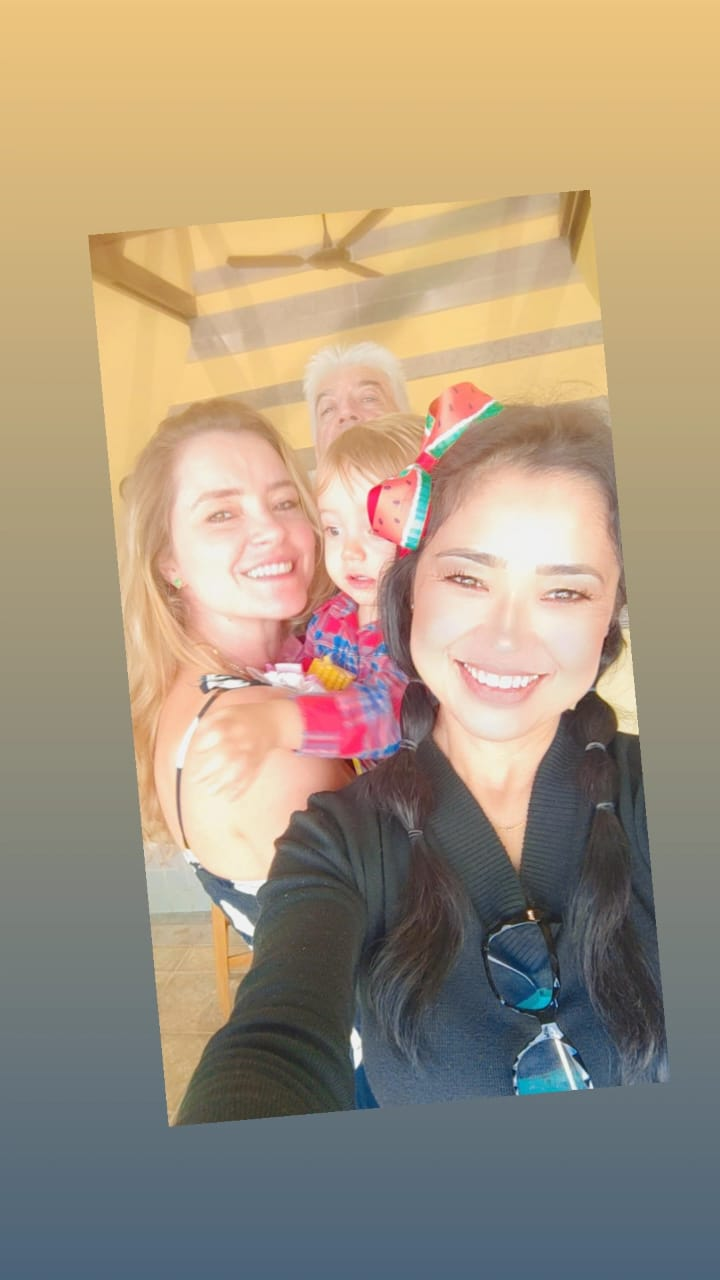
#> input picture WhatsApp Image 2023-07-18 at 19.21.51.jpeg, 720 x 1280 px
$ python 'treinando deteccao_faces.py'
#> lines starting #> are read from the running program, lines starting #| are printed output that depends on the picture; after the words box and inside, x2 and y2 are one past the last pixel; in counts of white or black regions, pixels touching at a corner belong together
import cv2

carrega = cv2.CascadeClassifier('haarcascade_frontalface_default.xml') #carrega a biblioteca haarcascade

imagem = cv2.imread('WhatsApp Image 2023-07-18 at 19.21.51.jpeg') #carrega a imagem
#> imagem is the input picture: shape (1280, 720, 3); mean B, G, R 126.5, 149.8, 166.2

imagemcinza = cv2.cvtColor(imagem, cv2.COLOR_BGR2GRAY) #transforma em tom de cinza
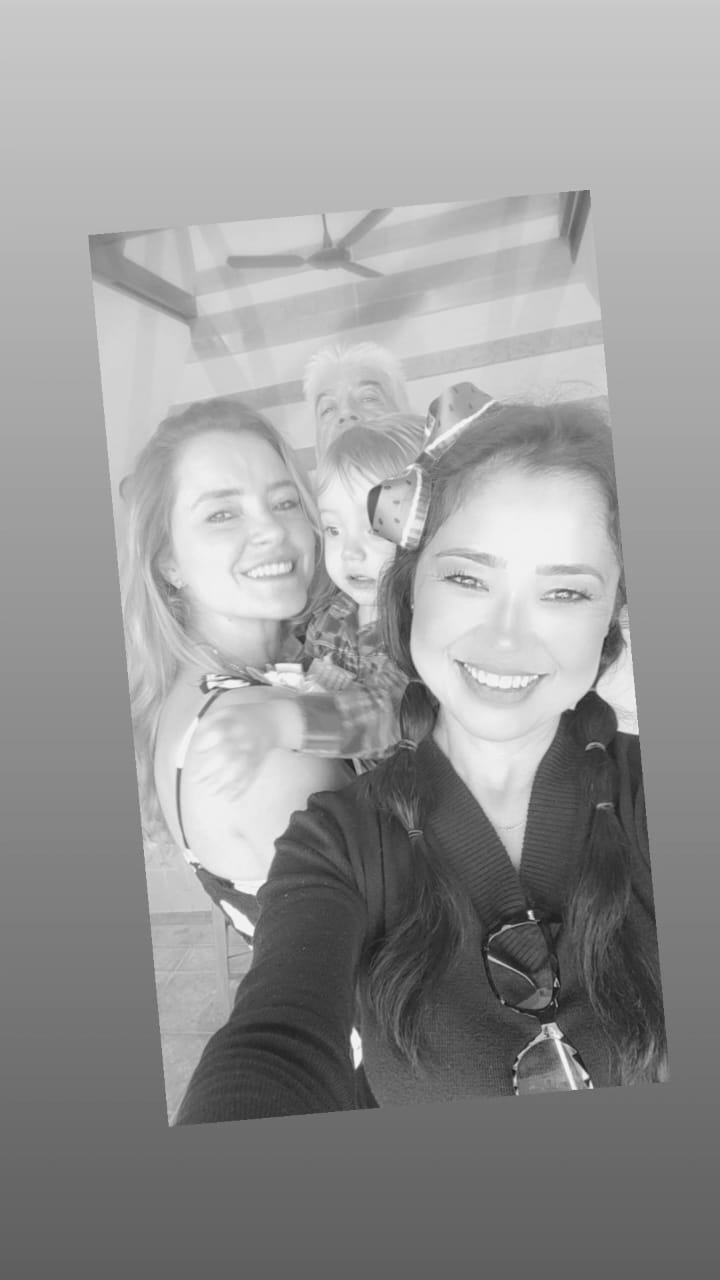
#> imagemcinza: shape (1280, 720); min 22, max 252, mean 152.1

faces = carrega.detectMultiScale(imagemcinza)#carrega em multiescalas a imagem
#> faces = [[157, 1015, 57, 57], [303, 497, 106, 106], [164, 442, 178, 178], [385, 488, 250, 250]]

print(faces) #imprime a imgaem
#| [[ 157 1015   57   57]
#|  [ 303  497  106  106]
#|  [ 164  442  178  178]
#|  [ 385  488  250  250]]

for(x, y, l, a) in faces:
    cv2.rectangle(imagem, (x,y), (x + l, y + a), (0, 255, 0), 2)
#> this loop made 4 passes
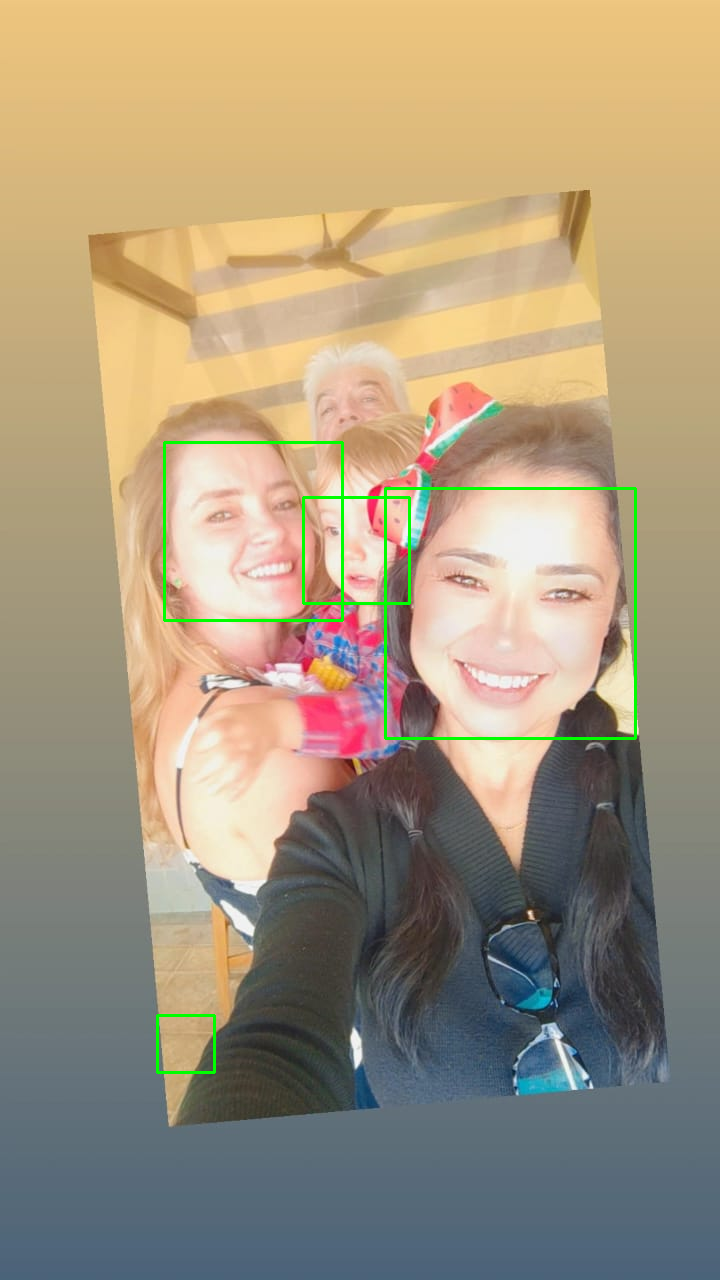
#> imagem: shape (1280, 720, 3); 0.76% of pixels changed, all inside (x1, y1, x2, y2) = (156, 441, 637, 1074)

cv2.imshow('faces', imagem)
cv2.waitKey()

$ run again, with pessoas.jpg copied over WhatsApp Image 2023-07-18 at 19.21.51.jpeg
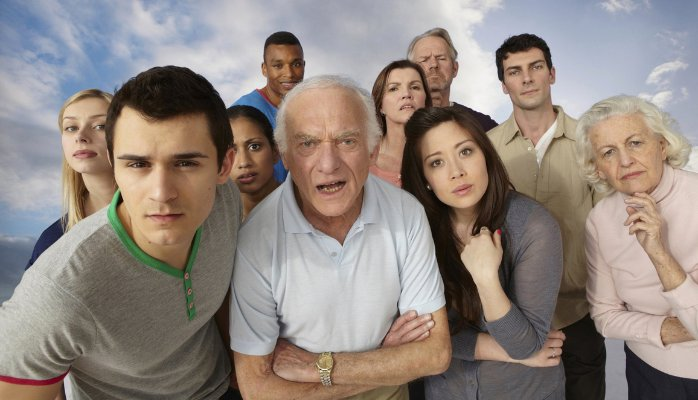
#> input picture pessoas.jpg, 698 x 400 px
#> imagem is the input picture: shape (400, 698, 3); mean B, G, R 128.3, 134.8, 145.9
#> `imagemcinza = cv2.cvtColor(imagem, cv2.COLOR_BGR2GRAY)`:
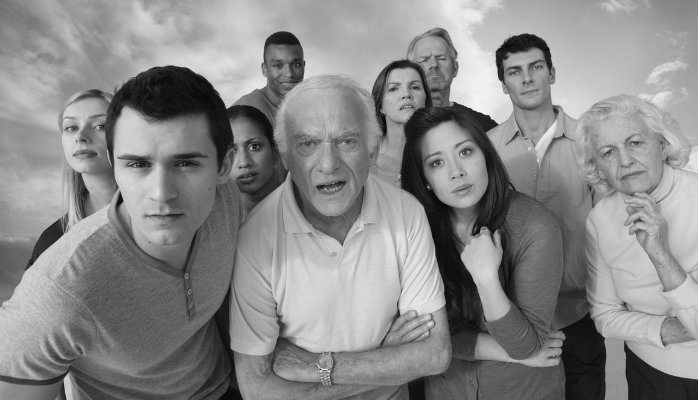
#> imagemcinza: shape (400, 698); min 2, max 252, mean 137.4
#> faces = [[418, 46, 34, 34], [260, 45, 51, 51], [496, 46, 61, 61], [377, 67, 55, 55], [613, 172, 54, 54], [216, 123, 61, 61], [414, 127, 78, 78], [225, 337, 58, 58], [49, 99, 72, 72], [589, 120, 71, 71], [279, 104, 99, 99], [102, 117, 124, 124]]
#| [[418  46  34  34]
#|  [260  45  51  51]
#|  [496  46  61  61]
#|  [377  67  55  55]
#|  [613 172  54  54]
#|  [216 123  61  61]
#> (further printed lines are left out)
#> the loop `for(x, y, l, a) in faces:` made 12 passes
#> after the loop `for(x, y, l, a) in faces:`:
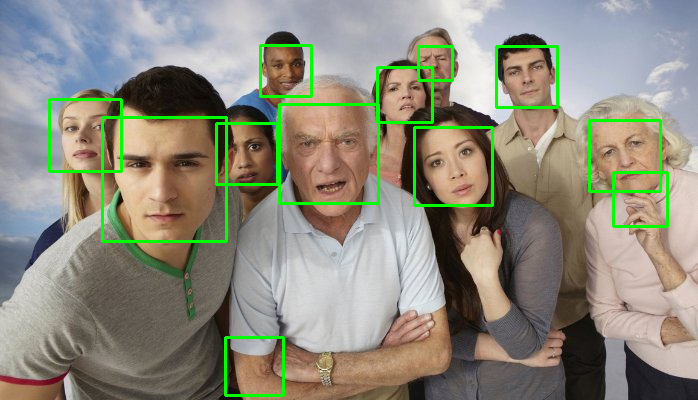
#> imagem: shape (400, 698, 3); 3.43% of pixels changed, all inside (x1, y1, x2, y2) = (48, 44, 669, 397)
